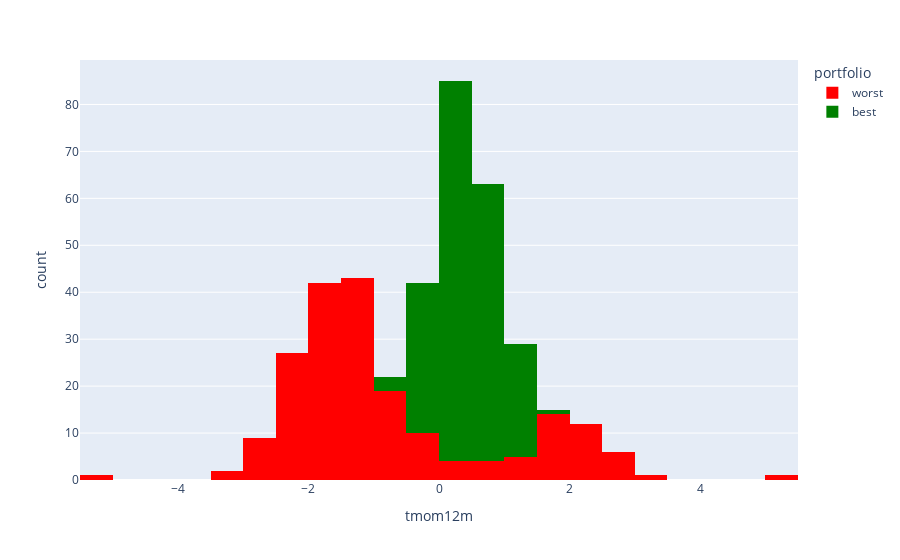

Notebook cell for this chart:
### Code cell
fig = px.histogram(
    df2, 
    x="tmom12m", 
    color="portfolio", 
    color_discrete_map=dict(
        best="green",
        worst="red"
    )
)
fig.show()

### Figure 1 — Plotly figure (JSON) as saved in the notebook; plotly's stock layout.template omitted (floating-point values rounded to 4 significant figures; data arrays with more than 128 entries replaced by an {"elided": "..."} marker saying what was removed)
{"data": [{"alignmentgroup": "True", "bingroup": "x", "hovertemplate": "portfolio=worst<br>tmom12m=%{x}<br>count=%{y}<extra></extra>", "legendgroup": "worst", "marker": {"color": "red", "pattern": {"shape": ""}}, "name": "worst", "offsetgroup": "worst", "orientation": "v", "showlegend": true, "type": "histogram", "x": {"elided": "200 float values"}, "xaxis": "x", "yaxis": "y"}, {"alignmentgroup": "True", "bingroup": "x", "hovertemplate": "portfolio=best<br>tmom12m=%{x}<br>count=%{y}<extra></extra>", "legendgroup": "best", "marker": {"color": "green", "pattern": {"shape": ""}}, "name": "best", "offsetgroup": "best", "orientation": "v", "showlegend": true, "type": "histogram", "x": {"elided": "200 float values"}, "xaxis": "x", "yaxis": "y"}], "layout": {"barmode": "relative", "legend": {"title": {"text": "portfolio"}, "tracegroupgap": 0}, "margin": {"t": 60}, "xaxis": {"anchor": "y", "domain": [0, 1], "title": {"text": "tmom12m"}}, "yaxis": {"anchor": "x", "domain": [0, 1], "title": {"text": "count"}}}}
